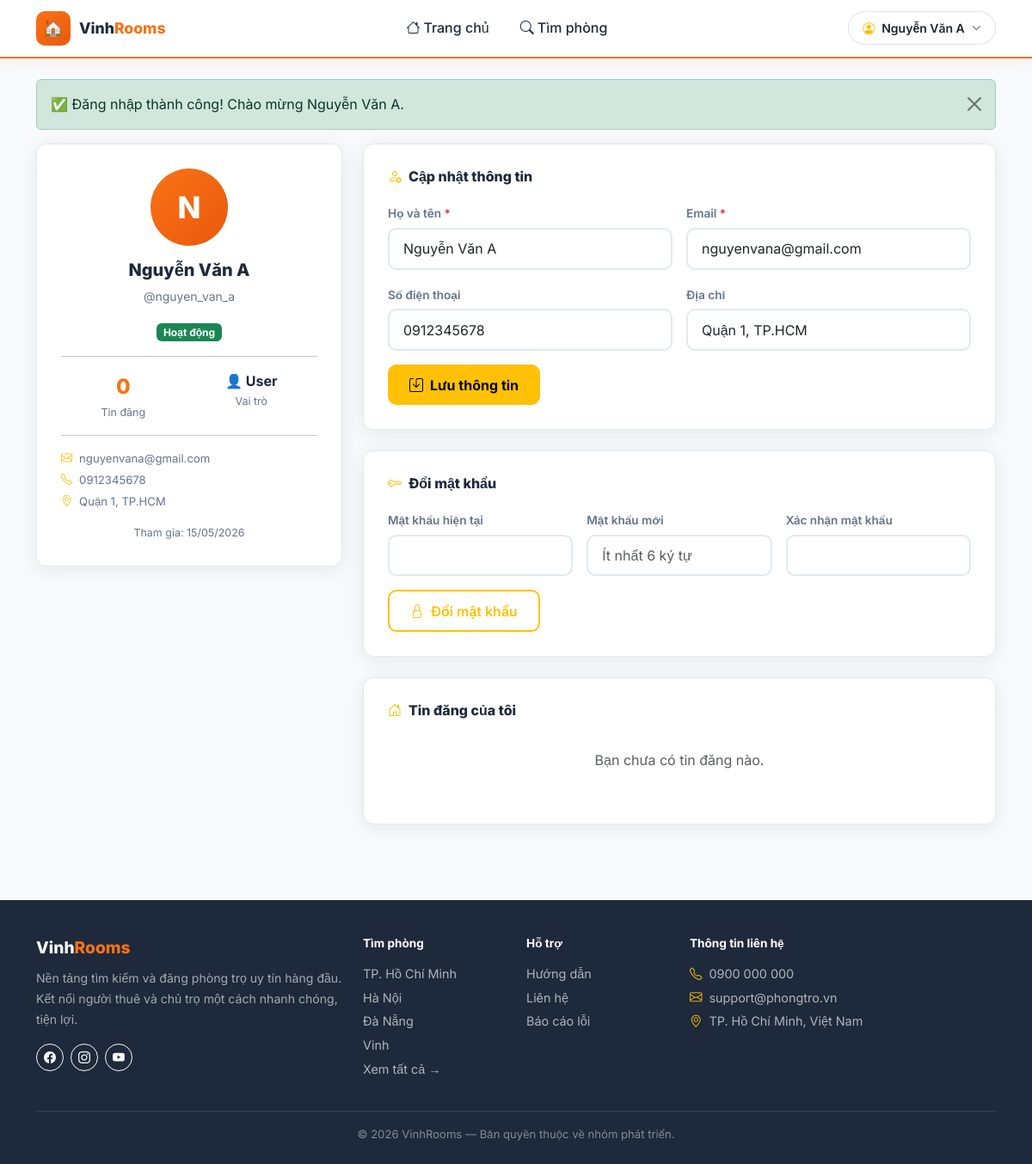
Page /profile.php (signed in) on the earlier database version.
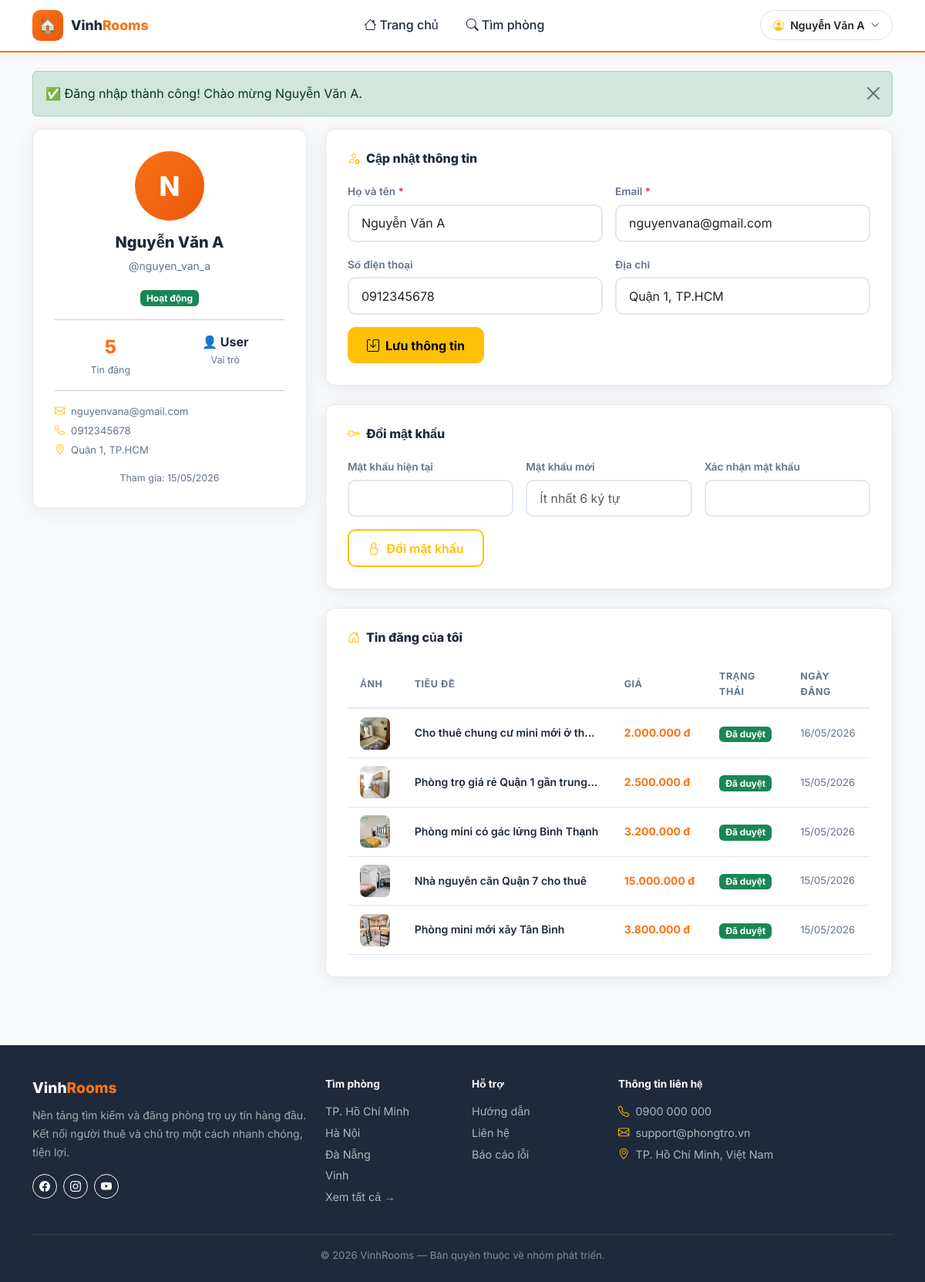
Same page on the later database version.
### tables this page shows
CREATE TABLE `tin_dang` (
  `id` int(11) UNSIGNED NOT NULL,
  `phong_tro_id` int(10) UNSIGNED NOT NULL,
  `tieu_de` varchar(255) DEFAULT NULL,
  `mo_ta` text DEFAULT NULL,
  `gia` decimal(10,2) DEFAULT NULL,
  `trang_thai` enum('cho_duyet','da_duyet','bi_tu_choi','an','da_thue') DEFAULT 'da_thue',
  `luot_xem` int(11) DEFAULT 0,
  `created_at` datetime DEFAULT NULL,
  `updated_at` datetime DEFAULT NULL
);

CREATE TABLE `phong_tro` (
  `id` int(10) UNSIGNED NOT NULL,
  `user_id` int(10) UNSIGNED NOT NULL,
  `loai_phong_id` int(10) UNSIGNED DEFAULT NULL,
  `khu_vuc_id` int(10) UNSIGNED DEFAULT NULL,
  `gia_goc` decimal(12,0) NOT NULL COMMENT 'VND/tháng',
  `dien_tich` float NOT NULL COMMENT 'm2',
  `dia_chi` varchar(255) NOT NULL,
  `so_phong_ngu` tinyint(3) UNSIGNED DEFAULT 1,
  `so_wc` tinyint(3) UNSIGNED DEFAULT 1,
  `tien_nghi` text DEFAULT NULL COMMENT 'JSON hoặc text mô tả tiện nghi',
  `hinh_anh` varchar(255) DEFAULT NULL COMMENT 'Ảnh đại diện',
  `trang_thai` enum('co_san','da_cho_thue') NOT NULL DEFAULT 'co_san',
  `created_at` datetime NOT NULL DEFAULT current_timestamp(),
  `updated_at` datetime NOT NULL DEFAULT current_timestamp() ON UPDATE current_timestamp()
);

### profile.php (the view, shortened to what the changed rows need)
<?php
require_once __DIR__ . '/includes/functions.php';
$db          = getDB();
$uid         = (int)$_SESSION['user_id'];
$myRooms = $db->query(
    "SELECT td.id, td.tieu_de, td.gia, td.trang_thai, td.created_at, p.hinh_anh
     FROM phong_tro p
     join tin_dang td on td.phong_tro_id = p.id
     WHERE user_id=$uid
     ORDER BY created_at DESC LIMIT 10"
)->fetch_all(MYSQLI_ASSOC);
require_once __DIR__ . '/includes/header.php';
?>
<div class="container py-4">
    <div class="row g-4">
        <div class="col-lg-4">
            <div class="detail-info-card text-center mb-4">
                <div class="d-flex justify-content-around text-center">
                    <div>
                        <div style="font-size:1.5rem;font-weight:800;color:var(--primary)"><?= count($myRooms) ?></div>
                        <div style="font-size:.78rem;color:var(--text-muted)">Tin đăng</div>
                    </div>
                </div>
            </div>
        </div>
        <div class="col-lg-8">
            <div class="detail-info-card">
                <h6 style="font-weight:800;margin-bottom:1.25rem">
                    <i class="bi bi-house-door me-2 text-warning"></i>Tin đăng của tôi
                </h6>
                <?php if (empty($myRooms)): ?>
                    <p class="text-muted text-center py-3">Bạn chưa có tin đăng nào.</p>
                <?php else: ?>
                <div class="table-responsive">
                    <table style="width:100%;border-collapse:collapse">
                        <thead>
                            <tr style="font-size:.78rem;color:var(--text-muted);font-weight:700;text-transform:uppercase;letter-spacing:.04em;border-bottom:2px solid var(--border)">
                                <th style="padding:.65rem 1rem">Ảnh</th>
                                <th style="padding:.65rem 1rem">Tiêu đề</th>
                                <th style="padding:.65rem 1rem">Giá</th>
                                <th style="padding:.65rem 1rem">Trạng thái</th>
                                <th style="padding:.65rem 1rem">Ngày đăng</th>
                            </tr>
                        </thead>
                        <tbody>
                        <?php foreach ($myRooms as $r): ?>
                        <tr style="border-bottom:1px solid var(--border)">
                            <td style="padding:.65rem 1rem">
                                <img src="<?= getImageUrl($r['hinh_anh']) ?>" alt=""
                                     style="width:56px;height:42px;object-fit:cover;border-radius:8px">
                            </td>
                            <td style="padding:.65rem 1rem;font-size:.875rem">
                                <a href="<?= BASE_URL ?>/room-detail.php?id=<?= $r['id'] ?>"
                                   style="font-weight:600;color:var(--secondary);display:block;max-width:240px;white-space:nowrap;overflow:hidden;text-overflow:ellipsis">
                                    <?= e($r['tieu_de']) ?>
                                </a>
                            </td>
                            <td style="padding:.65rem 1rem;font-weight:700;color:var(--primary);white-space:nowrap;font-size:.875rem">
                                <?= formatPrice($r['gia']) ?>
                            </td>
                            <td style="padding:.65rem 1rem"><?= tinDangStatusBadge($r['trang_thai']) ?></td>
                            <td style="padding:.65rem 1rem;font-size:.82rem;color:var(--text-muted);white-space:nowrap">
                                <?= formatDate($r['created_at']) ?>
                            </td>
                        </tr>
                        <?php endforeach; ?>
                        </tbody>
                    </table>
                </div>
                <?php endif; ?>
            </div>
        </div>
    </div>
</div>
<?php require_once __DIR__ . '/includes/footer.php'; ?>

### includes/functions.php (shortened to what the changed rows need)
<?php
function formatPrice(float $price): string {
    return number_format($price, 0, ',', '.') . ' đ';
}
function formatDate(string $date): string {
    return date('d/m/Y', strtotime($date));
}
function e(string $str): string {
    return htmlspecialchars($str, ENT_QUOTES, 'UTF-8');
}
function getImageUrl(?string $filename): string {
    if ($filename[0] === '/') {
        $physicalPath = __DIR__ . '/..' . $filename;
        if (file_exists($physicalPath)) {
            return BASE_URL . $filename;
        }
        return BASE_URL . '/assets/images/no-image.svg';
    }
    if (file_exists(UPLOAD_DIR . $filename)) {
        return UPLOAD_URL . $filename;
    }
    return BASE_URL . '/assets/images/no-image.svg';
}
function tinDangStatusBadge(string $status): string {
    $map = [
        'cho_duyet'  => ['warning',   'Chờ duyệt'],
        'da_duyet'   => ['success',   'Đã duyệt'],
        'bi_tu_choi' => ['danger',    'Bị từ chối'],
        'an'         => ['secondary', 'Đã ẩn'],
    ];
    [$color, $label] = $map[$status] ?? ['light', $status];
    return "<span class=\"badge bg-{$color}\">{$label}</span>";
}

Differences in the rows shown:
added tin_dang: phong_tro.hinh_anh (picture), tieu_de "Cho thuê chung cư mini mới ở th…", gia "2.000.000 đ", created_at "16/05/2026"
added tin_dang: phong_tro.hinh_anh (picture), tieu_de "Phòng trọ giá rẻ Quận 1 gần trung…", gia "2.500.000 đ", created_at "15/05/2026"
added tin_dang: phong_tro.hinh_anh (picture), $r['id'] 2 (drawn), tieu_de "Phòng mini có gác lửng Bình Thạnh", gia "3.200.000 đ", created_at "15/05/2026"
added tin_dang: phong_tro.hinh_anh (picture), tieu_de "Nhà nguyên căn Quận 7 cho thuê", gia "15.000.000 đ", created_at "15/05/2026"
added tin_dang: phong_tro.hinh_anh (picture), tieu_de "Phòng mini mới xây Tân Bình", gia "3.800.000 đ", created_at "15/05/2026"
Other differences:
count($myRooms): "0" → "5"
text no longer shown: "Bạn chưa có tin đăng nào."
text now shown: "ẢNH TIÊU ĐỀ GIÁ TRẠNG THÁI NGÀY ĐĂNG"
